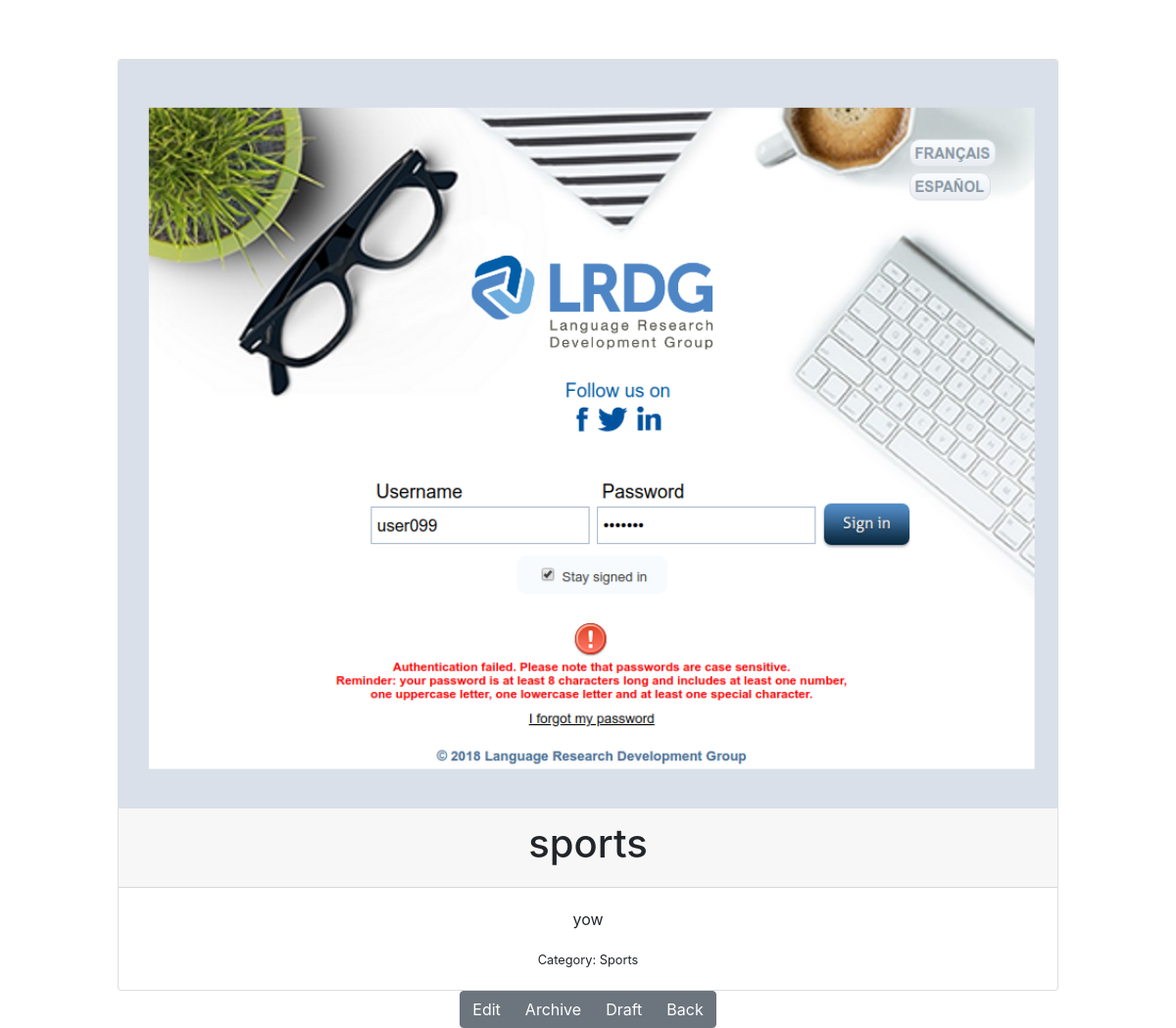
Screenshot of /blog_post/26/ (signed in) with the database file from the repository.
### mainblog/models.py (models this page shows, shortened)
class Post(models.Model):
    title = models.CharField(max_length=50)
    author = models.ForeignKey(User, on_delete=models.CASCADE)
    date_added = models.DateTimeField(auto_now_add=True)
    date_mod = models.DateTimeField(null=True)
    text = models.TextField(null=True)
    is_archived = models.BooleanField(default=False)
    cover_image = models.ImageField(upload_to='cover_images/')
    draft = models.BooleanField(default=False)
    category = models.ForeignKey("Category", on_delete=models.CASCADE)
    tag = models.ManyToManyField(Tag)

class Category(models.Model):
    name = models.CharField(max_length=50)
    description = models.TextField(max_length=100)
    date_added = models.DateTimeField(auto_now_add=True)
    slug = models.SlugField(max_length=255, unique=True, null=True)
    class Meta:
        verbose_name_plural = 'Categories'
    def __str__(self):
        return self.name

### mainblog/views.py (the view)
# urls.py: path('blog_post/<int:post_id>/', views.blog_post, name='blog_post'),
def blog_post(request, post_id):
    try:
        post = Post.objects.get(pk=post_id,author=request.user)
        tags = Post.objects.filter(tag=post.id)
    except Post.DoesNotExist:
        raise Http404
    return render(request, 'blog_post.html', {'post': post, 'tags':tags})

### templates/blog_post.html (shortened to what this page needs)
{% extends 'base.html' %}
{% block content %}
<center>
    <div class="card text" style="width: 60rem; margin-top: 5%;">
        <img class="card-img-top" src = "{{ post.cover_image.url }}">
            <div class="card-header">
                <h1>{{post.title}}</h1>
            </div>
        <div class="card-body">
            <p class="card-text">{{post.text}}</p>
                <small>Category: {{post.category}}</small>
        </div>
    </div>
    <div class="btn-group" role="group" aria-label="Basic example">
            <a class="btn btn-secondary" href="{% url 'edit_post' post.id %}"> Edit </a>
            <a class="btn btn-secondary" href="{% url 'archived_post' post.id %}"> Archive </a>
            <a class="btn btn-secondary" href="{% url 'draft_list'} draft.id"> Draft </a>
            <a class="btn btn-secondary" href="{% url 'index' %}"> Back </a>
    </div>
</center>
{% endblock %}

### rows the page displays
Post: cover_image (picture), title "sports", text "yow", category "Sports"
